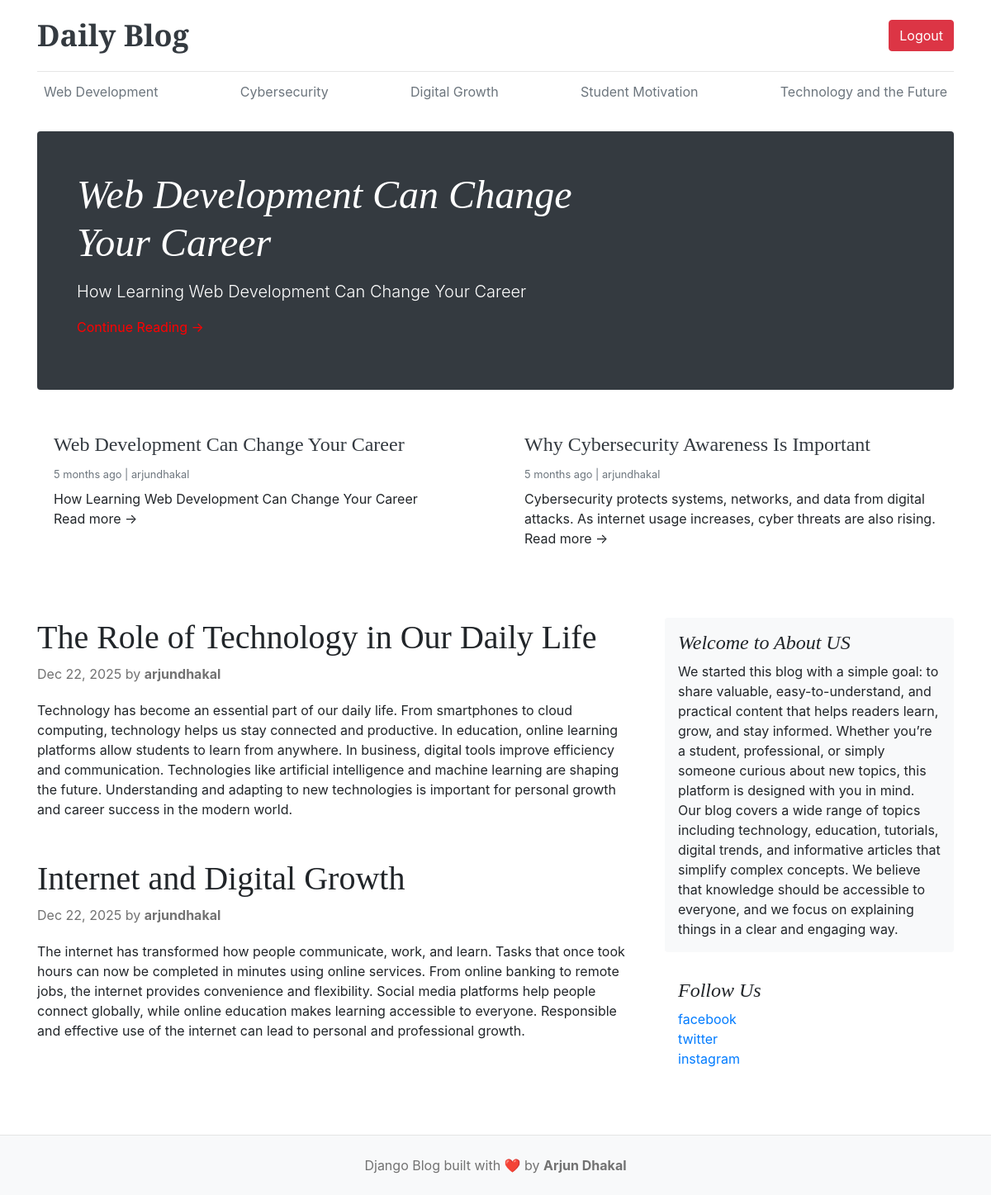
The app's page / (signed in), older data.
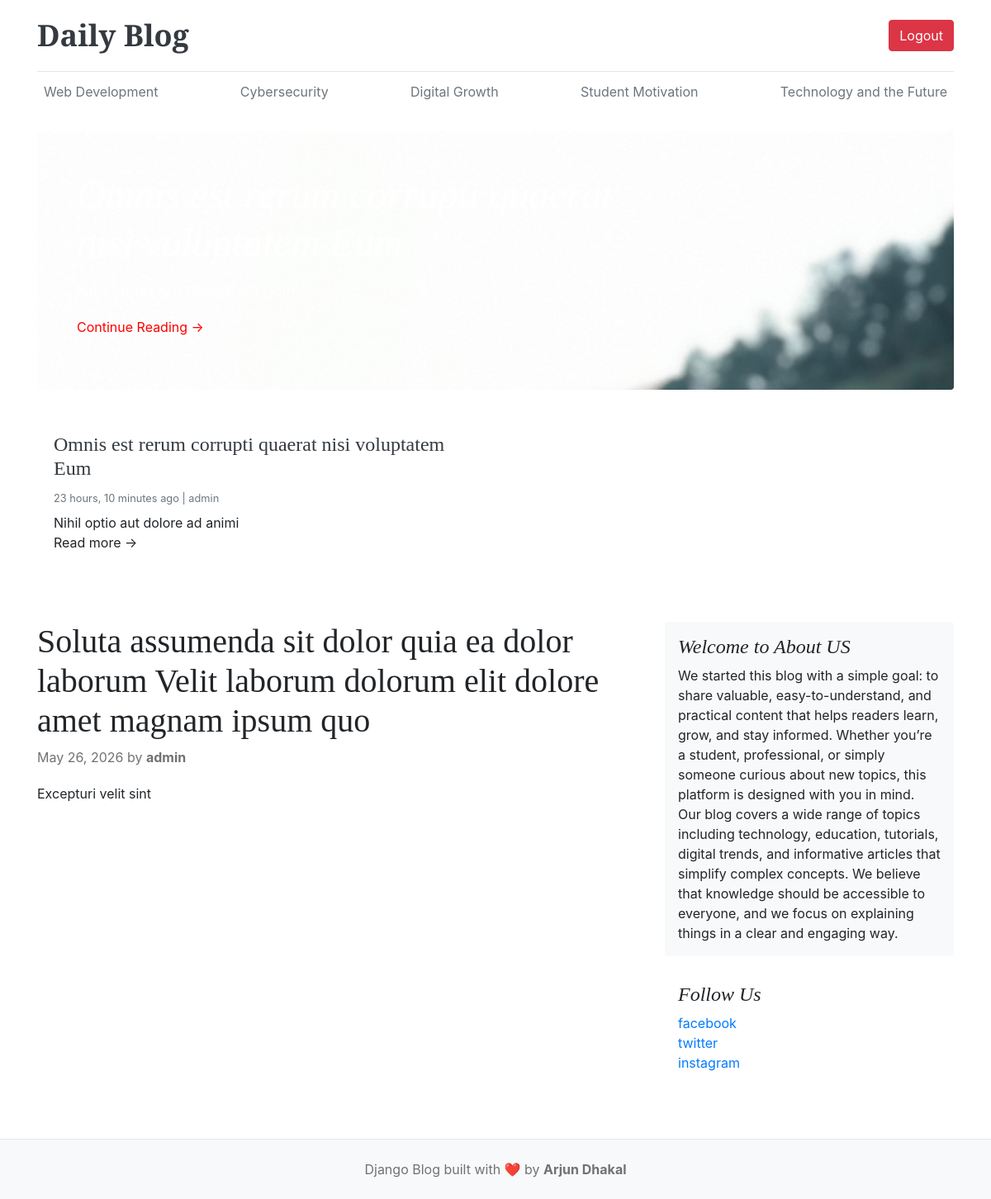
The same page, newer data.
### main/models.py (models this page shows, shortened)
class Category(models.Model):
    name=models.CharField(max_length=100,unique=True)
    created_at=models.DateTimeField(auto_now_add=True)
    updated_at=models.DateTimeField(auto_now=True)

class Blog(models.Model):
    title=models.CharField(max_length=200)
    slug=models.SlugField(max_length=200,unique=True)
    Category=models.ForeignKey(Category,on_delete=models.CASCADE)
    author=models.ForeignKey(User,on_delete=models.CASCADE)
    image=models.ImageField(upload_to='blogs_images/')
    short_description=models.TextField(max_length=300)
    blog_content=models.TextField()
    status=models.IntegerField(choices=STATUS_CHOICES,default=0)
    is_featured=models.BooleanField(default=False)
    created_at=models.DateTimeField(auto_now_add=True)
    updated_at=models.DateTimeField(auto_now=True)

### main/views.py (the view)
# urls.py: 2. Add a URL to urlpatterns:  path('', views.home, name='home')
def home(request):
    category=Category.objects.all()
    feature_post=Blog.objects.filter(is_featured=True)
    posted=Blog.objects.filter(is_featured=False,status=1)
    about=About_us.objects.first()
    social=Social_link.objects.first()
    Context={
        'category':category,
        'feature_post':feature_post,
        'posted':posted,
        'about':about,
        'social':social
        }
    return render(request,'core/home-blogs.html',Context)

### main/templates/core/home-blogs.html (shortened to what this page needs)
{% extends 'core/base.html' %}
{% block content %}
  {% for post in feature_post %}
    {% if forloop.first %}
      <div class="jumbotron p-4 p-md-5 text-white rounded bg-dark" style="background-image: url('{{ post.image.url }}'); background-size: cover; ">
        <div class="col-md-8 px-0">
          <h1 class="display-4 font-italic">{{ post.title }}</h1>
          <p class="lead my-3">{{ post.short_description }}</p>
          <a href="{% url 'blog' post.slug %}" style="color:red; text-decoration:none;">
            Continue Reading →
        </a>
        </div>
      </div>
    {% endif %}
  {% endfor %}
  <div class="row mb-5">
    {% for post in feature_post %}
      <div class="col-md-6 mb-3">
        <div class="card border-0 shadow-sm h-100">
          <div class="card-body">
            <h4 class="card-title"><a href="{% url 'blog' post.slug %}"class="text-dark">{{ post.title }}</a> </h4>
            <small class="text-muted d-block mb-2">
              {{ post.created_at|timesince }} ago | {{ post.author }}
            </small>
            <p class="card-text">{{ post.short_description|truncatewords:25 }}</p>
              Read more →
          </div>
        </div>
      </div>
    {% empty %}
      <p class="text-muted ml-3">No featured posts available.</p>
    {% endfor %}
  </div>
</div>
<main class="container">
  <div class="row">
    <div class="col-md-8 blog-main">
      {% for post in posted %}
        <div class="blog-post mb-5">
          <h2 class="blog-post-title">{{ post.title }}</h2>
          <p class="blog-post-meta">
            {{ post.created_at|date:"M d, Y" }} by <strong>{{ post.author }}</strong>
          </p>
          <p>{{ post.blog_content|truncatewords:80 }}</p>
        </div>
      {% endfor %}
    </div>
    <aside class="col-md-4 blog-sidebar">
      {% if about %}
      <div class="p-3 mb-3 bg-light rounded">
        <h4 class="font-italic">{{ about.title }}</h4>
        <p class="mb-0">
          {{ about.descretion}}
        </p>
      </div>
      {% endif %}
      {% if social %}
      <div class="p-3">
        <h4 class="font-italic">Follow Us</h4>
        <ol class="list-unstyled">
          <li><a href="{{ social.facebook }}">facebook</a></li>
          <li><a href="{{ social.twitter }}"> twitter</a></li>
          <li><a href="{{ social.instagram }}"> instagram</a></li>
        </ol>
      </div>
      {% endif %}
    </aside>
  </div>
</main>
{% endblock %}

### main/templates/core/base.html (shortened to what this page needs)
{% load static %}
<!DOCTYPE html>
<html lang="en">
<head>
  <link href="https://getbootstrap.com/docs/4.0/dist/css/bootstrap.min.css" rel="stylesheet">
  <link href="{% static 'css/blog.css' %}" rel="stylesheet">
  <body>
</head>
<div class="container">
  <header class="blog-header py-3">
    <div class="row align-items-center">
      <div class="col-md-8">
        <a class="blog-header-logo text-dark font-weight-bold" href="/">Daily Blog</a>
      </div>
      {% if user.is_authenticated %}
      <div class="col-md-4 text-right">
        <a href="{% url 'logout' %}" class="btn btn-danger">Logout</a>
        {% else %}
        <a class="btn btn-sm btn-warning" href="{% url 'login' %}">Login</a>
        <a class="btn btn-sm btn-outline-secondary ml-2" href="{% url 'register' %}">Register</a>
        {% endif %}
      </div>
    </div>
  </header>
  <div class="nav-scroller py-1 mb-4">
    <nav class="nav d-flex justify-content-between">
      {% for i in category %}
        <a class="p-2 text-muted" href="{% url 'post' i.id %}">{{ i.name }}</a>
      {% endfor %}
    </nav>
  </div>
  {% block content %}
  {% endblock %}
  <footer class="blog-footer text-center py-4 mt-5 bg-light">
    <p>Django Blog built with ❤️ by <strong>Arjun Dhakal</strong></p>
  </footer>
  </body>
  </html>

Row changes from the older to the newer data that the page shows:
removed Blog: title "Web Development Can Change Your Career", short_description "How Learning Web Development Can Change Your Career", created_at "5 months", author "arjundhakal"
removed Blog: title "Why Cybersecurity Awareness Is Important", created_at "5 months", author "arjundhakal", short_description "Cybersecurity protects systems, networks, and data from digital attacks. As internet usage increases, cyber threats are also rising."
removed Blog: title "The Role of Technology in Our Daily Life", created_at "Dec 22, 2025", author "arjundhakal", blog_content "Technology has become an essential part of our daily life. From smartphones to cloud computing, technology helps us stay connected and productive. In education, online learning platforms allow students to learn from anywhere. In business, digital tools improve efficiency and communication. Technologies like artificial intelligence and machine learning are shaping the future. Understanding and adapting to new technologies is important for personal growth and career success in the modern world."
removed Blog: title "Internet and Digital Growth", created_at "Dec 22, 2025", author "arjundhakal", blog_content "The internet has transformed how people communicate, work, and learn. Tasks that once took hours can now be completed in minutes using online services. From online banking to remote jobs, the internet provides convenience and flexibility. Social media platforms help people connect globally, while online education makes learning accessible to everyone. Responsible and effective use of the internet can lead to personal and professional growth."
added Blog: image (picture), title "Omnis est rerum corrupti quaerat nisi voluptatem Eum", created_at "23 hours, 10 minutes", author "admin", short_description "Nihil optio aut dolore ad animi"
added Blog: title "Soluta assumenda sit dolor quia ea dolor laborum Velit laborum dolorum elit dolore amet magnam ipsum quo", created_at "May 26, 2026", author "admin", blog_content "Excepturi velit sint"
